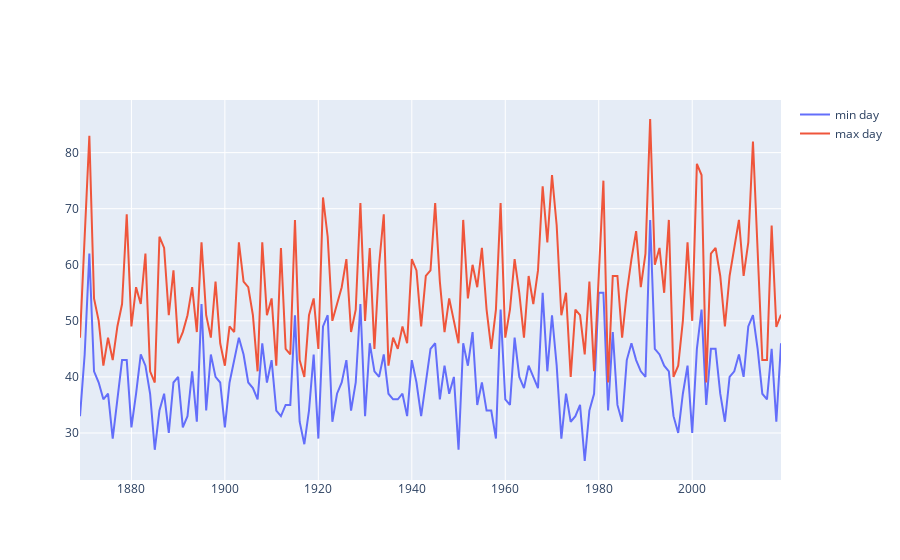

This figure's notebook cell:
### Markdown cell above
## Plotly Examples
Let's work again on the temperature data we saw at the numpy notebook and plot.

### Code cell
import csv
import numpy as np
import plotly
import plotly.graph_objs as go


years = []
max_t, min_t = np.array([]), np.array([])
# read the csv file of New York min and max temperatures of 9th April for the last 150 years:
with open('data_ny_temperatures.csv', newline='') as csvfile:
    reader = csv.reader(csvfile, delimiter=',', quotechar='|')
    for ir, row in enumerate(reader):
        if ir>0:
            max_t = np.append(max_t, float(row[1]))
            min_t = np.append(min_t, float(row[2]))
            years.append(int(row[0].split('-')[0]))


from scipy import signal
win = signal.hann(25)
max_t_filtered = signal.convolve(max_t, win, mode='same') / sum(win)
max_t_filtered = signal.convolve(max_t_filtered, win, mode='same') / sum(win)
p1 = go.Scatter(x=years, y=min_t, name='min day')
p2 = go.Scatter(x=years, y=max_t, name='max day')
#data2 = go.Scatter(x=years, y=max_t_filtered)
plotly.offline.iplot([p1, p2])

### Figure 1 — Plotly figure (JSON) as saved in the notebook; plotly's stock layout.template omitted (floating-point values rounded to 4 significant figures; data arrays with more than 128 entries replaced by an {"elided": "..."} marker saying what was removed)
{"data": [{"name": "min day", "type": "scatter", "x": {"elided": "151 int values"}, "y": {"elided": "151 int values"}}, {"name": "max day", "type": "scatter", "x": {"elided": "151 int values"}, "y": {"elided": "151 float values"}}], "layout": {}}
